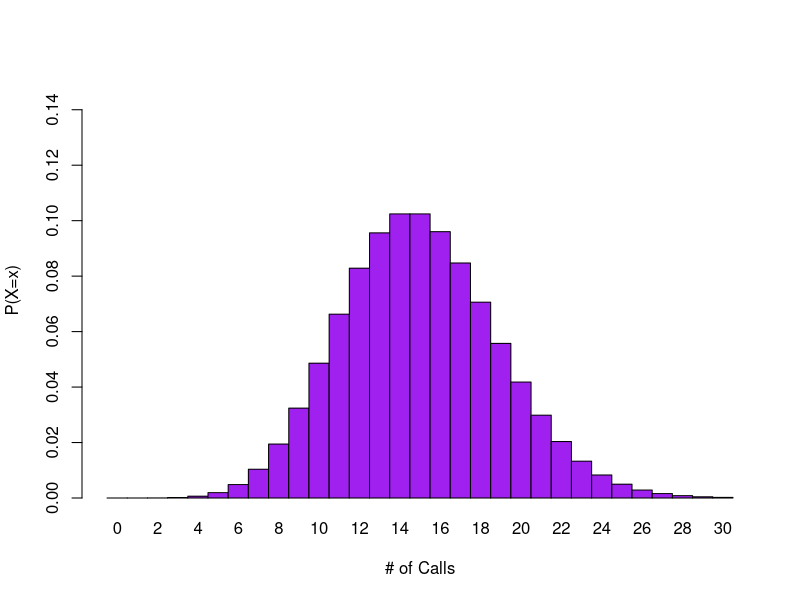
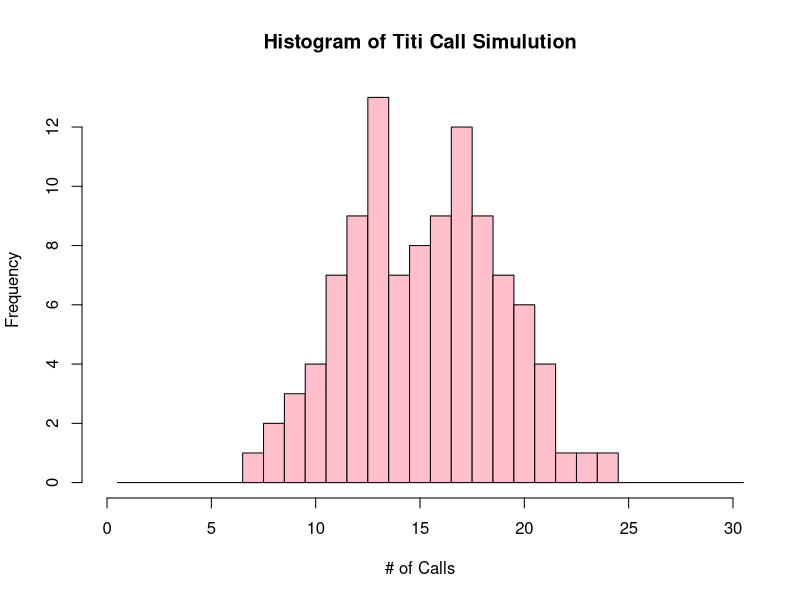

Here is the R script that generated these plots, in order:
## ---- chunk 1
1 - ppois(7, 15) # P(calls >= 8) = 1 - P(calls < 8)
## ---- chunk 2
dpois(0, 15) # P(calls = 0)
## ---- chunk 3
dpois(3, 15)
## ---- chunk 4
barplot(dpois(x=0:30, lambda=15), ylim=c(0,0.15), space=0, names.arg=0:30, col = "purple", ylab="P(X=x)", xlab="# of Calls")
## ---- chunk 5
set.seed(1) # seed makes sure same random numbers will be generated
simulation <- rpois(104, 15) # simulation with 104 random samples
simulation # print simulation results
summary(simulation)
## ---- chunk 6
hist(simulation, breaks = seq(0.5,30.5, by = 1), xlim = c(0,30), xlab = "# of Calls", ylab = "Frequency", col = "pink", main = "Histogram of Titi Call Simulution")
